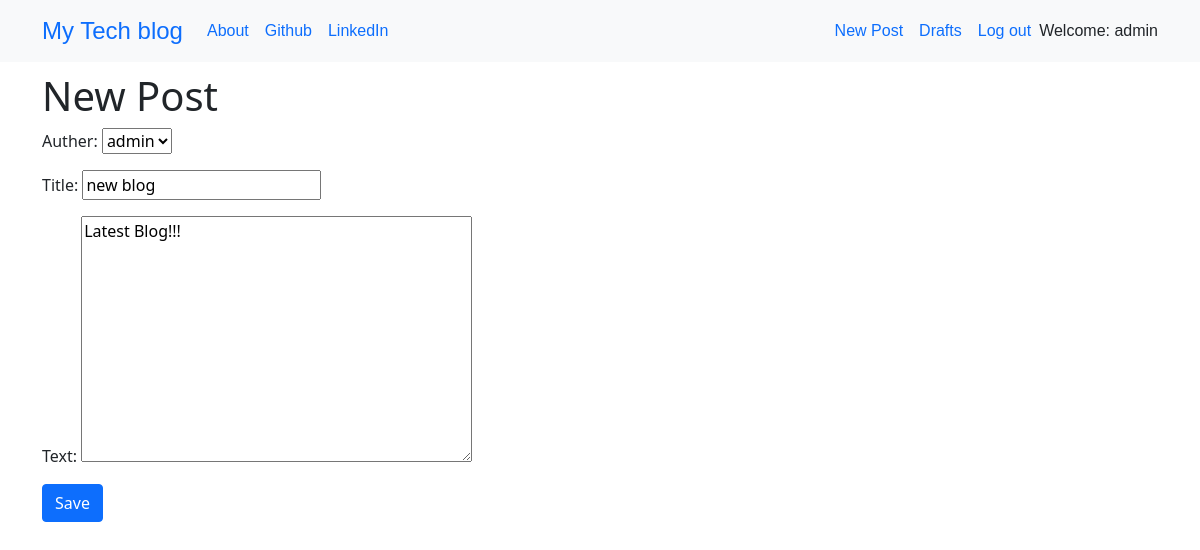
Screenshot of /post/2/edit/ (signed in) with the database file from the repository.
### blog/models.py (models this page shows, shortened)
class Post(models.Model):
    auther = models.ForeignKey('auth.User',on_delete=models.CASCADE)
    title = models.CharField(max_length=200)
    text = models.TextField()
    create_date = models.DateTimeField(default=timezone.now())
    published_date = models.DateTimeField(blank=True,null=True)

### blog/views.py (the view)
# urls.py: path('post/<pk>/edit/',views.PostUpdateView.as_view(),name='post_edit'),
class PostUpdateView(LoginRequiredMixin,UpdateView):
    login_url = '/login/'
    redirect_field_name = 'blog/post_detail.html'
    form_class= PostForm
    model = Post

### blog/forms.py
class PostForm(forms.ModelForm):
    class Meta():
        model = Post
        fields = ('auther','title','text')
        Widget={
            'title':forms.TextInput(attrs={'class':'textinputclass'}),
            'text':forms.Textarea(attrs={'class':'editable medium-editor-textarea'})
        }

### blog/template/blog/post_form.html (shortened to what this page needs)
{% extends "blog/base.html" %}
{% block content %}
    <h1>New Post
    </h1>
    <form class='post-form' action="" method="post">
        {{form.as_p}}
        <button type='submit' class='btn btn-primary'>Save</button>
    </form>
{% endblock content %}

### blog/template/blog/base.html (shortened to what this page needs)
<!DOCTYPE html>
{% load static %}
<html lang="en">
<head>
    <link href="https://cdn.jsdelivr.net/npm/bootstrap@5.0.2/dist/css/bootstrap.min.css" rel="stylesheet">
    <link href="https://maxcdn.bootstrapcdn.com/font-awesome/4.7.0/css/font-awesome.min.css" rel="stylesheet">
    <link rel="stylesheet" href="//cdn.jsdelivr.net/npm/medium-editor@latest/dist/css/medium-editor.min.css" type="text/css" media="screen" charset="utf-8">
    <link rel="stylesheet" href="{% static 'css/blog.css' %}">
</head>
<body class='loader'>
    <div class="navbar navbar-expand-lg bg-light techfont">
        <div class="container">
            <div class="navbar-nav align-items-center">
                <a class="navbar-brand bigbrand" href="{% url 'post_list' %}">My Tech blog</a>
                <a class="nav-item nav-link" href="{% url 'about' %}">About</a>
                <a class="nav-item nav-link" href="https://www.github.com">Github</a>
                <a class="nav-item nav-link" href="https://www.linkedin.com">LinkedIn</a>
              </div>
              <div class="navbar-nav align-items-center ml-auto">
                {% if user.is_authenticated %}
                  <a class="nav-item nav-link" href="{% url 'post_new' %}">New Post</a>
                  <a class="nav-item nav-link" href="{% url 'post_draft_list' %}">Drafts</a>
                  <a class="nav-item nav-link" href="{% url 'logout' %}">Log out</a>
                  <a >Welcome: {{ user.username }}</a>
                {% else %}
                  <a class="nav-item nav-link" href="{% url 'login' %}" aria-label="Login">
                    <span class="fa fa-user" aria-hidden="true"></span></a>
                {% endif %}
              </div>
        </div>
    </div>
    <div class="container content">
        <div class="row">
            <div class="col-md-8">
                <div class="blog_posts">
                    {% block content %}
                    {% endblock content %}
                </div>
            </div>
        </div>
    </div>
</body>
</html>

### blog/static/css/blog.css (style rules this page uses)
.techfont { font-family: 'Russo One',sans-serif; font-size: 1rem; margin-bottom: 10px; }
.bigbrand { font-size: 1.5rem; }
.loader { filter:hue-rotate(0deg); color:linear-gradient(45deg,#0f8,#08f); animation:hue 10000ms infinite linear; }

### rows the page displays
Post: auther "admin", title "new blog", text "Latest Blog!!!"

### other values shown
{{ user.username }} "admin"
